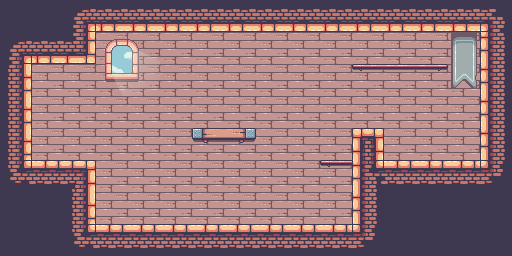

The image is a tile-based game level rendered from a .tmx file. Its description and source (layers, tilesets, objects; grid data summarised) follow:
An orthogonal 16x8 tile map with 32x32 px tiles, 2 tile layers (background, foreground), 2 tilesets and 33 objects (6x box, 2x platform, 2x bomb, 2x door, portal, ...).

<map version="1.10" tiledversion="1.10.2" orientation="orthogonal" renderorder="right-down" width="16" height="8" tilewidth="32" tileheight="32" infinite="0" nextlayerid="7" nextobjectid="87">
 <properties>
  <property name="hasLights" type="bool" value="false" />
  <property name="mapMusic" value="audio/mapmusic.mp3" />
 </properties>
 <tileset firstgid="1" name="mapTileset" tilewidth="32" tileheight="32" tilecount="512" columns="32">
  <image source="../graphics/mapObject.png" width="1024" height="512" />
 </tileset>
 <tileset firstgid="513" name="entity" tilewidth="78" tileheight="58" tilecount="11" columns="0">
  <grid orientation="orthogonal" width="1" height="1" />
  <tile id="0">
   <image width="52" height="56" source="../graphics/bomb.png" />
  </tile>
  <tile id="1">
   <image width="22" height="16" source="../graphics/box.png" />
  </tile>
  <tile id="2">
   <image width="44" height="28" source="../graphics/cannon.png" />
  </tile>
  <tile id="3">
   <image width="46" height="56" source="../graphics/door.png" />
  </tile>
  <tile id="4">
   <image width="78" height="58" source="../graphics/king.png" />
  </tile>
  <tile id="5">
   <image width="34" height="28" source="../graphics/pig.png" />
  </tile>
  <tile id="6">
   <image width="26" height="26" source="../graphics/pig_bomb.png" />
  </tile>
  <tile id="7">
   <image width="26" height="30" source="../graphics/pig_box.png" />
  </tile>
  <tile id="8">
   <image width="26" height="20" source="../graphics/pig_box_hide.png" />
  </tile>
  <tile id="9">
   <image width="38" height="28" source="../graphics/pig_king.png" />
  </tile>
  <tile id="10">
   <image width="26" height="18" source="../graphics/pig_light.png" />
  </tile>
 </tileset>
 <layer id="1" name="background" width="16" height="8">
  <data>[128 cells, 128 non-empty, 14 distinct tile ids]</data>
 </layer>
 <layer id="2" name="foreground" width="16" height="8">
  <data>[128 cells, 12 non-empty, 11 distinct tile ids]</data>
 </layer>
 <objectgroup id="6" name="collision">
  <object id="54" x="23.25" y="55.75" width="9" height="112.25" />
  <object id="55" x="23.25" y="160.25" width="72.25" height="9.25" />
  <object id="56" x="86.25" y="160.333" width="9.13333" height="72.4167" />
  <object id="58" x="86.75" y="224.125" width="273.75" height="8.375" />
  <object id="59" x="352" y="128.348" width="8.34783" height="104" />
  <object id="60" x="352" y="128" width="31.875" height="9.875" />
  <object id="61" x="374.875" y="128.375" width="8.75" height="40.875" />
  <object id="63" x="374.75" y="160.125" width="113.625" height="8.875" />
  <object id="65" x="480.25" y="22" width="8.25" height="147" />
  <object id="66" x="23.125" y="55.875" width="72.625" height="8.25" />
  <object id="68" x="86.5" y="23.25" width="9.1875" height="40.625" />
  <object id="70" x="86.5455" y="22.3636" width="402.182" height="9.09091" />
  <object id="71" name="platform" x="352.364" y="64.1818" width="95.2727" height="4.72727" />
  <object id="72" name="platform" x="320.364" y="159.75" width="31.8182" height="4.72727" />
  <object id="74" x="192" y="127.818" width="63.6364" height="11.6364" />
 </objectgroup>
 <objectgroup id="4" name="portals">
  <object id="86" name="portal" x="429.178" y="131.2" width="7" height="13.9778">
   <properties>
    <property name="toMap" value="map/map2.tmx" />
   </properties>
  </object>
 </objectgroup>
 <objectgroup id="5" name="entity">
  <object id="37" name="king" gid="517" x="40.0682" y="173.667" width="78" height="58" />
  <object id="38" name="box" gid="514" x="31.6875" y="160.125" width="22" height="16" />
  <object id="39" name="bomb" gid="513" x="15.75" y="161.188" width="52" height="56" />
  <object id="40" name="pig_box" gid="520" x="160" y="224" width="26" height="30" />
  <object id="42" name="box" gid="514" x="224" y="128" width="22" height="16" />
  <object id="43" name="bomb" gid="513" x="191.125" y="145.125" width="52" height="56" />
  <object id="44" name="pig_bomb" gid="519" x="223.5" y="111.125" width="26" height="26" />
  <object id="46" name="pig" gid="518" x="352" y="128" width="34" height="28" />
  <object id="47" name="box" gid="514" x="384" y="160" width="22" height="16" />
  <object id="48" name="box" gid="2147484162" x="385.043" y="144" width="22" height="16" />
  <object id="49" name="box" gid="2147484162" x="455.688" y="160" width="22" height="16" />
  <object id="50" name="king_pig" gid="522" x="446.756" y="144.17" width="38" height="28" />
  <object id="51" name="cannon" gid="515" x="349.25" y="67" width="44" height="28" />
  <object id="52" name="pig_light" gid="523" x="388.636" y="64.1818" width="26" height="18" />
  <object id="75" name="box" gid="514" x="324.25" y="224.125" width="22" height="16" />
  <object id="84" name="door" gid="516" x="409.182" y="160.182" width="46" height="56" />
  <object id="85" name="door" gid="516" x="48.0909" y="160" width="46" height="56" />
 </objectgroup>
</map>
